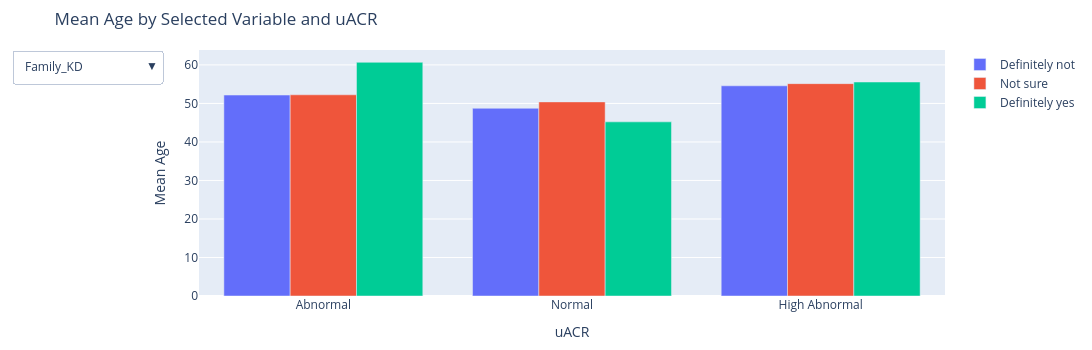

Notebook code cell kept with this figure:
### Code cell
# Variables
x_var = 'uACR'
y_var = 'Age'
k_var = ['Family_KD', 'BMI_Category', 'BP_Category', 'Simplified_Ethnicity', 'Gender']

fig = go.Figure()

# Add traces for each combination of k_var values
for a in k_var:
    for k in data[a].unique():
        fig.add_trace(
            go.Bar(
                name=f'{k}',
                x=data[x_var].unique(),
                y=[data[y_var][(data[x_var] == x) & (data[a] == k)].mean() for x in data[x_var].unique()],
                visible=a == k_var[0]
            )
        )

# Create buttons for each k_var
buttons = []
for a in k_var:
    buttons.append(dict(
        method='update',
        label=a,
        args=[{
            'visible': [a == current for current in k_var for _ in data[current].unique()],
            'title': f'Mean Age by {a} and uACR'
        }]
    ))

# Update layout with dropdown
fig.update_layout(
    updatemenus=[
        dict(
            active=0,
            buttons=buttons,
            direction='down',
            showactive=True
        )
    ],
    barmode='group',
    title='Mean Age by Selected Variable and uACR',
    xaxis_title='uACR',
    yaxis_title='Mean Age'
)

# Update plot size
fig.update_layout(
    autosize=False,
    width=1100,
    height=350,
    margin=dict(l=20, r=20, t=50, b=20),
)

fig.show()

### Figure 1 — Plotly figure (JSON) as saved in the notebook; plotly's stock layout.template omitted (floating-point values rounded to 4 significant figures)
{"data": [{"name": "Definitely not", "type": "bar", "visible": true, "x": ["Abnormal", "Normal", "High Abnormal"], "y": [52.18, 48.75, 54.58]}, {"name": "Not sure", "type": "bar", "visible": true, "x": ["Abnormal", "Normal", "High Abnormal"], "y": [52.24, 50.4, 55.14]}, {"name": "Definitely yes", "type": "bar", "visible": true, "x": ["Abnormal", "Normal", "High Abnormal"], "y": [60.68, 45.21, 55.57]}, {"name": "HEALTHY", "type": "bar", "visible": false, "x": ["Abnormal", "Normal", "High Abnormal"], "y": [47.88, 46.49, 47.44]}, {"name": "OVERWEIGHT", "type": "bar", "visible": false, "x": ["Abnormal", "Normal", "High Abnormal"], "y": [53.04, 49.35, 57.25]}, {"name": "OBESE", "type": "bar", "visible": false, "x": ["Abnormal", "Normal", "High Abnormal"], "y": [53.52, 51.01, 55.76]}, {"name": "UNDERWEIGHT", "type": "bar", "visible": false, "x": ["Abnormal", "Normal", "High Abnormal"], "y": [48.3, null, null]}, {"name": "NORMAL", "type": "bar", "visible": false, "x": ["Abnormal", "Normal", "High Abnormal"], "y": [50.43, 46.4, 54.73]}, {"name": "PRE HPT", "type": "bar", "visible": false, "x": ["Abnormal", "Normal", "High Abnormal"], "y": [55.5, 52.29, 51.31]}, {"name": "HPT 1", "type": "bar", "visible": false, "x": ["Abnormal", "Normal", "High Abnormal"], "y": [53.51, 53.68, 52.63]}, {"name": "HPT 2", "type": "bar", "visible": false, "x": ["Abnormal", "Normal", "High Abnormal"], "y": [56.46, 59.79, 60.62]}, {"name": "HPT CRISIS", "type": "bar", "visible": false, "x": ["Abnormal", "Normal", "High Abnormal"], "y": [51.36, 51.53, 80]}, {"name": "Black", "type": "bar", "visible": false, "x": ["Abnormal", "Normal", "High Abnormal"], "y": [52.43, 49.32, 53.69]}, {"name": "White", "type": "bar", "visible": false, "x": ["Abnormal", "Normal", "High Abnormal"], "y": [51.88, 45.31, 59.15]}, {"name": "Mixed", "type": "bar", "visible": false, "x": ["Abnormal", "Normal", "High Abnormal"], "y": [56.32, 55.17, 64.27]}, {"name": "Indian", "type": "bar", "visible": false, "x": ["Abnormal", "Normal", "High Abnormal"], "y": [52.76, 51.8, null]}, {"name": "SE Asian", "type": "bar", "visible": false, "x": ["Abnormal", "Normal", "High Abnormal"], "y": [47.39, 49.35, 80]}, {"name": "Other", "type": "bar", "visible": false, "x": ["Abnormal", "Normal", "High Abnormal"], "y": [53.8, 53.1, null]}, {"name": "Male", "type": "bar", "visible": false, "x": ["Abnormal", "Normal", "High Abnormal"], "y": [52.26, 49.04, 54.99]}, {"name": "Female", "type": "bar", "visible": false, "x": ["Abnormal", "Normal", "High Abnormal"], "y": [52.56, 49.66, 54.76]}], "layout": {"autosize": false, "barmode": "group", "height": 350, "margin": {"b": 20, "l": 20, "r": 20, "t": 50}, "title": {"text": "Mean Age by Selected Variable and uACR"}, "updatemenus": [{"active": 0, "buttons": [{"args": [{"title": "Mean Age by Family_KD and uACR", "visible": [true, true, true, false, false, false, false, false, false, false, false, false, false, false, false, false, false, false, false, false]}], "label": "Family_KD", "method": "update"}, {"args": [{"title": "Mean Age by BMI_Category and uACR", "visible": [false, false, false, true, true, true, true, false, false, false, false, false, false, false, false, false, false, false, false, false]}], "label": "BMI_Category", "method": "update"}, {"args": [{"title": "Mean Age by BP_Category and uACR", "visible": [false, false, false, false, false, false, false, true, true, true, true, true, false, false, false, false, false, false, false, false]}], "label": "BP_Category", "method": "update"}, {"args": [{"title": "Mean Age by Simplified_Ethnicity and uACR", "visible": [false, false, false, false, false, false, false, false, false, false, false, false, true, true, true, true, true, true, false, false]}], "label": "Simplified_Ethnicity", "method": "update"}, {"args": [{"title": "Mean Age by Gender and uACR", "visible": [false, false, false, false, false, false, false, false, false, false, false, false, false, false, false, false, false, false, true, true]}], "label": "Gender", "method": "update"}], "direction": "down", "showactive": true}], "width": 1100, "xaxis": {"autorange": true, "range": [-0.5, 2.5], "title": {"text": "uACR"}, "type": "category"}, "yaxis": {"autorange": true, "range": [0, 63.88], "title": {"text": "Mean Age"}, "type": "linear"}}}
